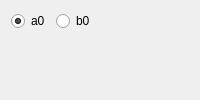
                      <widget class="QWidget" name="tab_6">
                       <attribute name="title">
                        <string>Graph </string>
                       </attribute>
                       <layout class="QVBoxLayout" name="verticalLayout_16">
                        <item>
                         <layout class="QHBoxLayout" name="horizontalLayout_8">
                          <item>
                           <widget class="QRadioButton" name="kropff_a0_radioButton">
                            <property name="text">
                             <string>a0</string>
                            </property>
                            <property name="checked">
                             <bool>true</bool>
                            </property>
                           </widget>
                          </item>
                          <item>
                           <widget class="QRadioButton" name="kropff_b0_radioButton">
                            <property name="text">
                             <string>b0</string>
                            </property>
                           </widget>
                          </item>
                          <item>
                           <spacer name="horizontalSpacer_13">
                            <property name="orientation">
                             <enum>Qt::Horizontal</enum>
                            </property>
                            <property name="sizeHint" stdset="0">
                             <size>
                              <width>40</width>
                              <height>20</height>
                             </size>
                            </property>
                           </spacer>
                          </item>
                         </layout>
                        </item>
                        <item>
                         <widget class="QWidget" name="high_widget" native="true">
                          <property name="sizePolicy">
                           <sizepolicy hsizetype="Preferred" vsizetype="Expanding">
                            <horstretch>0</horstretch>
                            <verstretch>0</verstretch>
                           </sizepolicy>
                          </property>
                         </widget>
                        </item>
                       </layout>
                      </widget>
